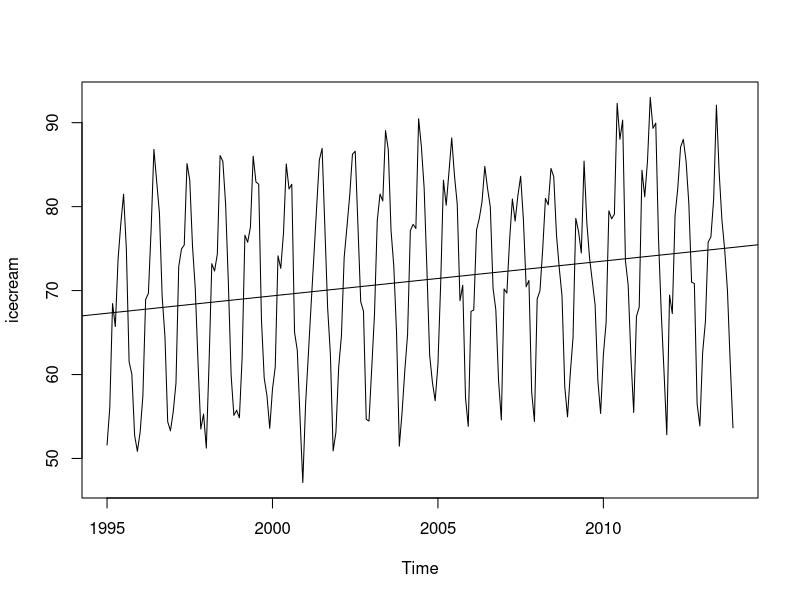
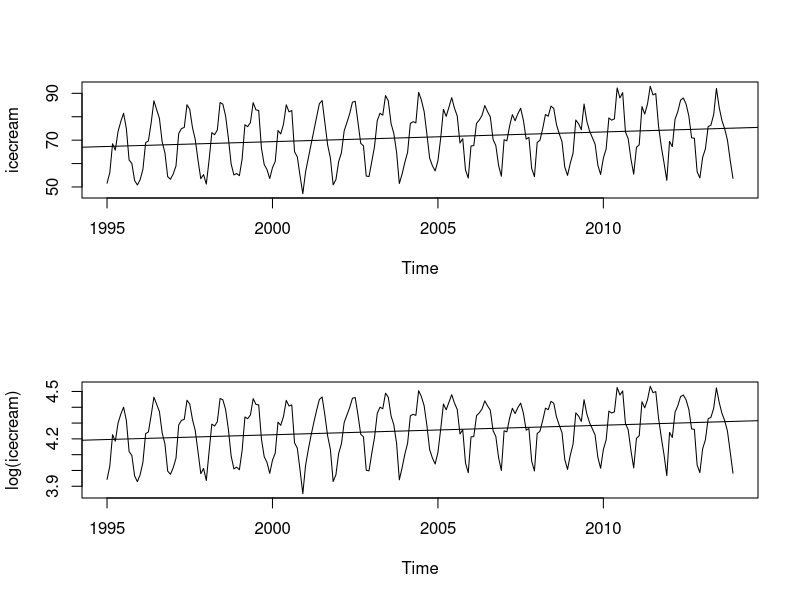
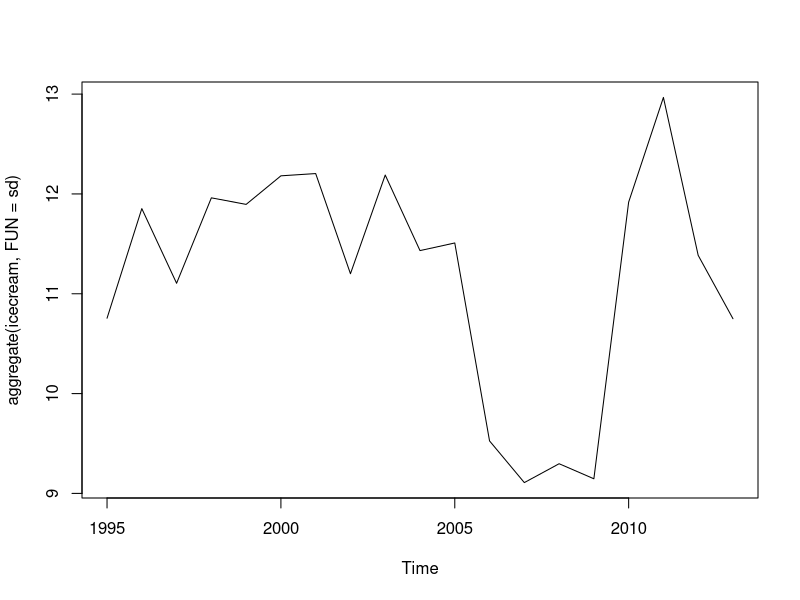
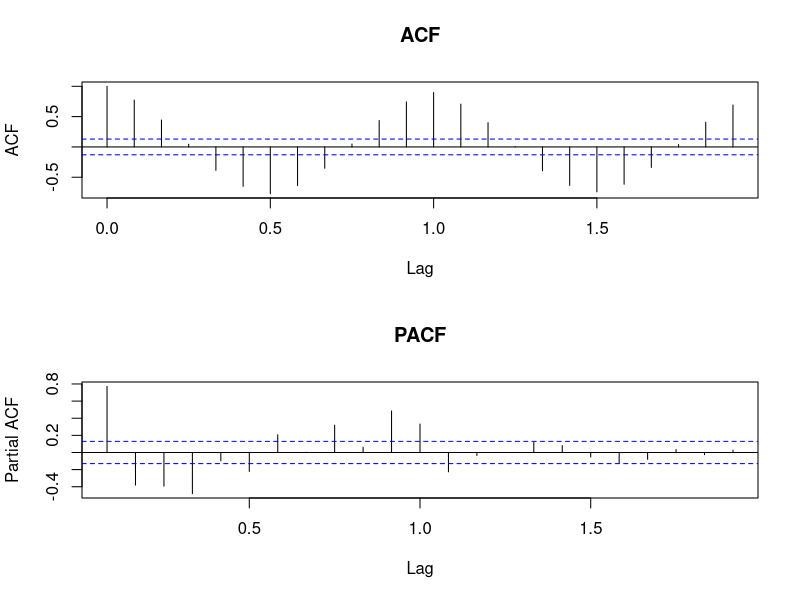
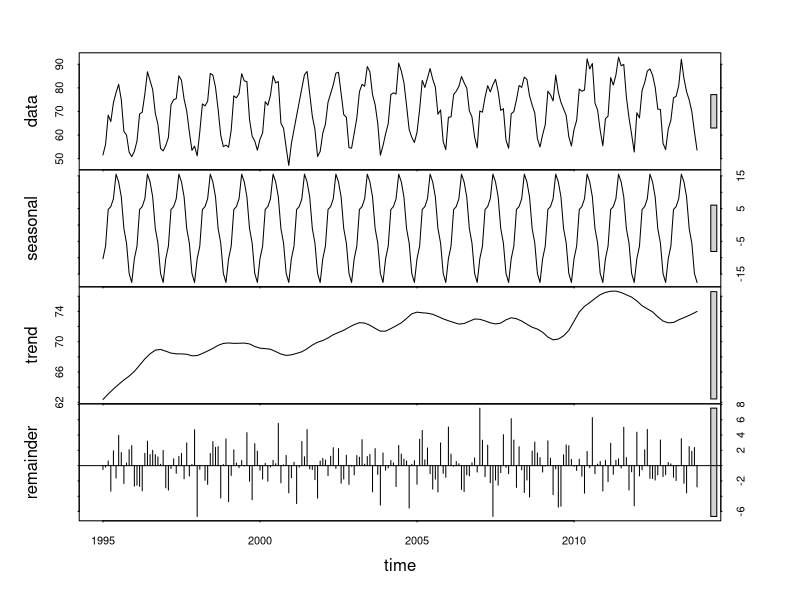
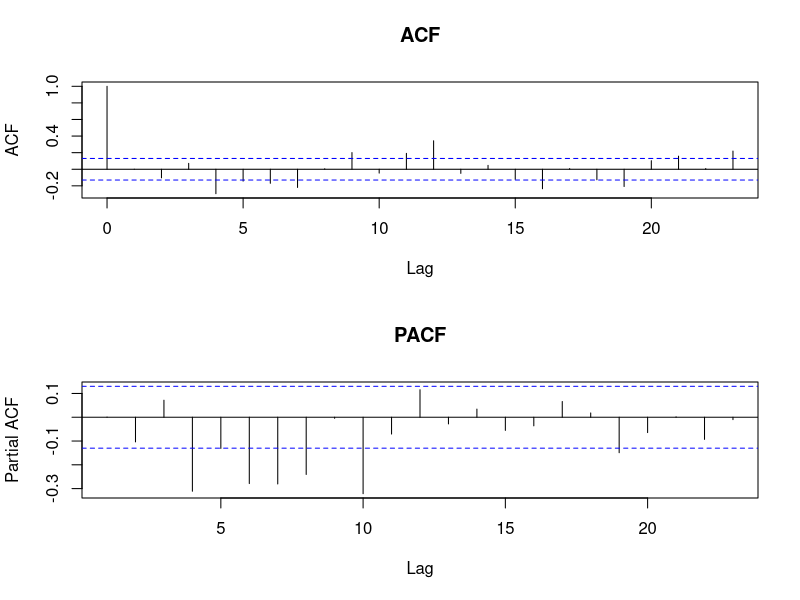
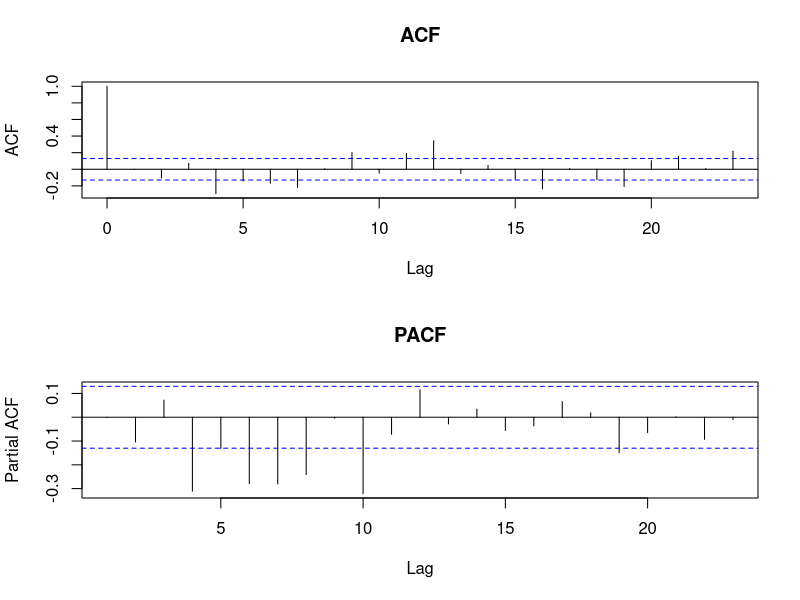
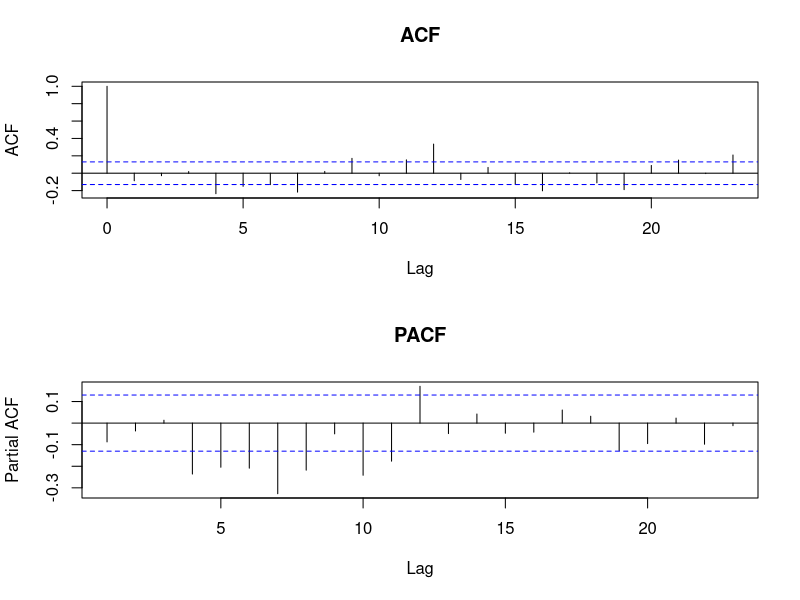

The R source for these figures, in order:
## ---- chunk 1
library(dplyr)
library(readr)
library(ggplot2)
library(forecast)
library(tseries)

# read in data
dairy <- read_csv('CADairyProduction.csv') 
## ---- chunk 2
dairy %>% group_by(Year) %>% summarise(n()) %>% arrange(Year)
## ---- chunk 3
icecream <- ts(dairy$Icecream.Prod, start = 1995, deltat = 1/12)
icecream
## ---- chunk 4
plot(icecream)
abline(reg=lm(icecream ~ time(icecream)))
## ---- chunk 5
par(mfrow=c(2,1))
plot(icecream)
abline(reg=lm(icecream ~ time(icecream)))

plot(log(icecream))
abline(reg=lm(log(icecream) ~ time(icecream)))

par(mfrow=c(1,1))
## ---- chunk 6
plot(aggregate(icecream, FUN = sd))
## ---- chunk 7
adf.test(icecream, alternative = 'stationary')
## ---- chunk 8
acf_plots <- function(ts) {
  par(mfrow=c(2,1))
  acf(ts, main = "ACF")
  pacf(ts, main = "PACF")
  par(mfrow=c(1,1))
}

acf_plots(icecream)
## ---- chunk 9
icecream_decomp <- stl(icecream, s.window = 'periodic')

plot(icecream_decomp)
## ---- chunk 10
# AR(1) 
fit_arma10 <- arima(icecream_decomp$time.series[,'remainder'], order = c(1,0,0))
acf_plots(fit_arma10$residuals[-1])
# not a good fit
## ---- chunk 11
# MA(1)
fit_arma01 <- arima(icecream_decomp$time.series[,'remainder'], order = c(0,0,1))
acf_plots(fit_arma01$residuals[-1])
# not a good fit
## ---- chunk 12
# ARMA(1,1)
fit_arma11 <- arima(icecream_decomp$time.series[,'remainder'], order = c(1,0,1))
acf_plots(fit_arma11$residuals[-1])
# also not a good fit
## ---- chunk 13
# ARMA(1,2)
fit_arma12 <- arima(icecream_decomp$time.series[,'remainder'], order = c(1,0,2))
acf_plots(fit_arma12$residuals[-1])
# becoming tedious...
## ---- chunk 14
# bring in the big guns
fit_arma <- auto.arima(icecream_decomp$time.series[,'remainder'],
                         max.p = 5, max.d = 0, max.q = 5,
                         max.order = 5, seasonal = FALSE, stepwise = FALSE)

summary(fit_arma)
acf_plots(fit_arma$residuals[-1])
## ---- chunk 15
fit_arima <- auto.arima(icecream, max.p=3, max.q=3,
                         max.P=2, max.Q=2, max.order=5, 
                         max.d=2, max.D=1, start.p=0, 
                         start.q=0, start.P=0, start.Q=0)

summary(fit_arima)
acf_plots(fit_arima$residuals[-1])
## ---- chunk 16
icecream_forecast <- forecast(fit_arima, h=12)

summary(icecream_forecast)
plot(icecream_forecast)
